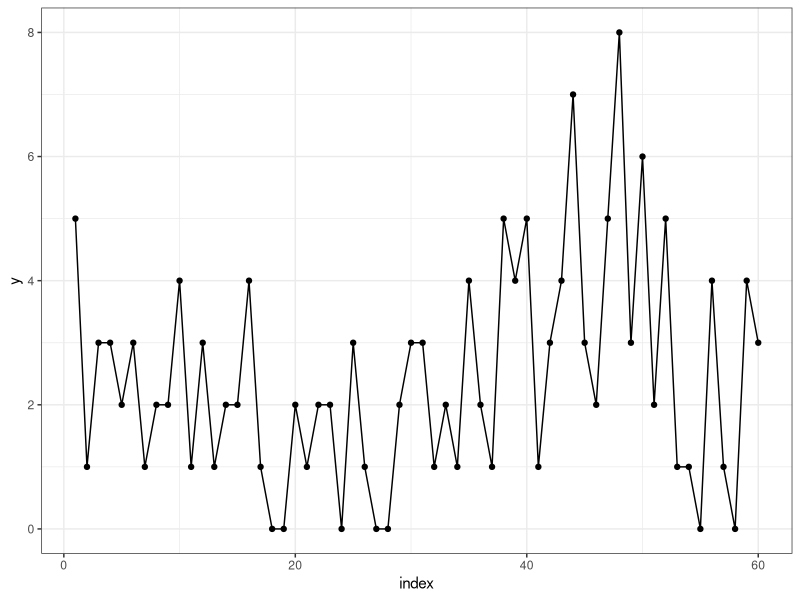
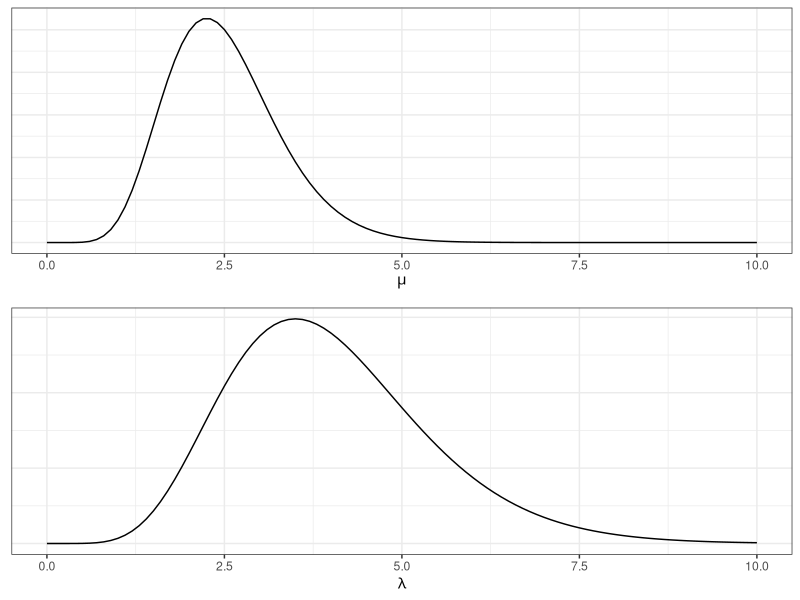
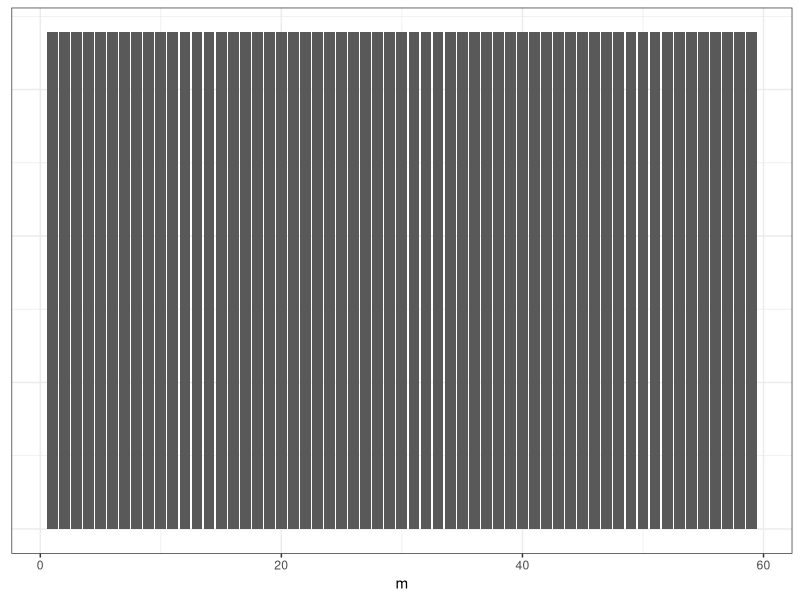
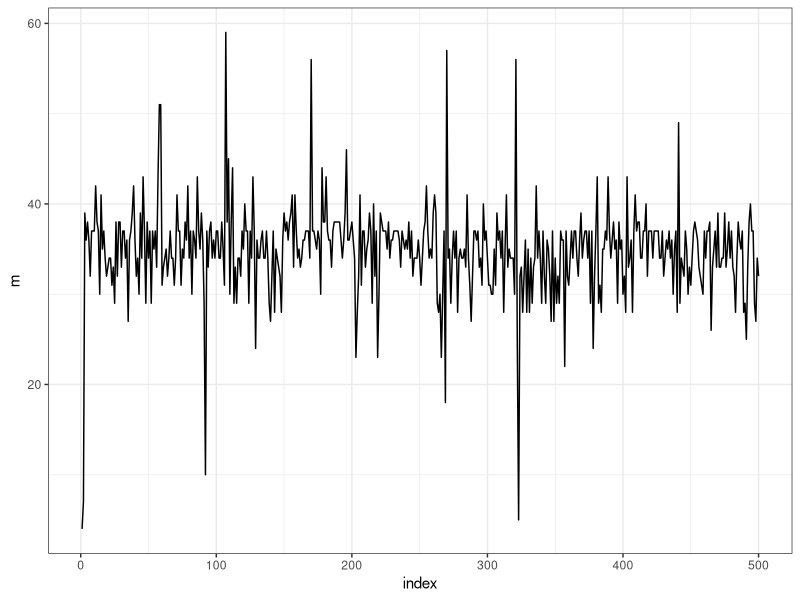
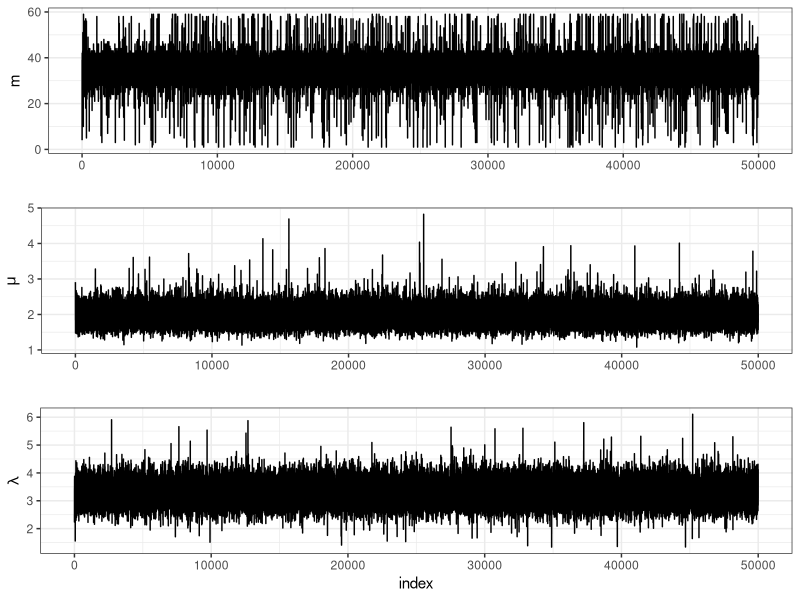
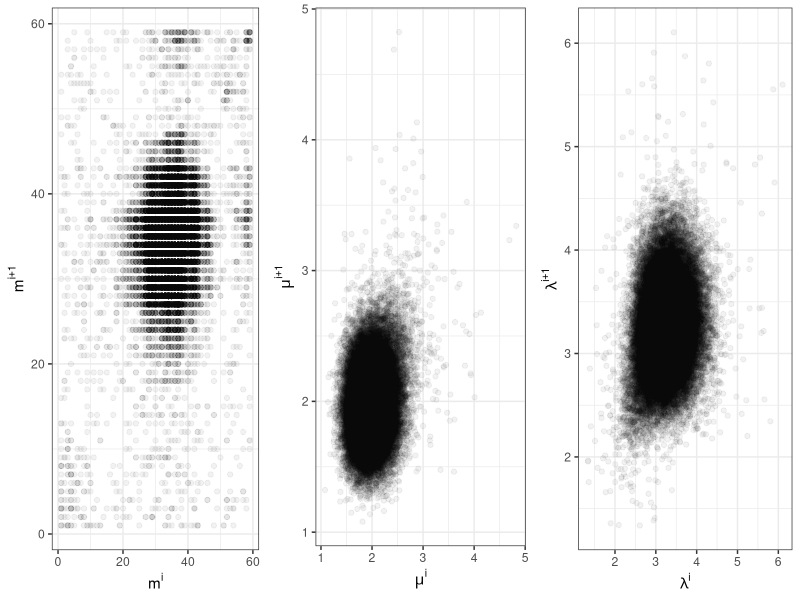
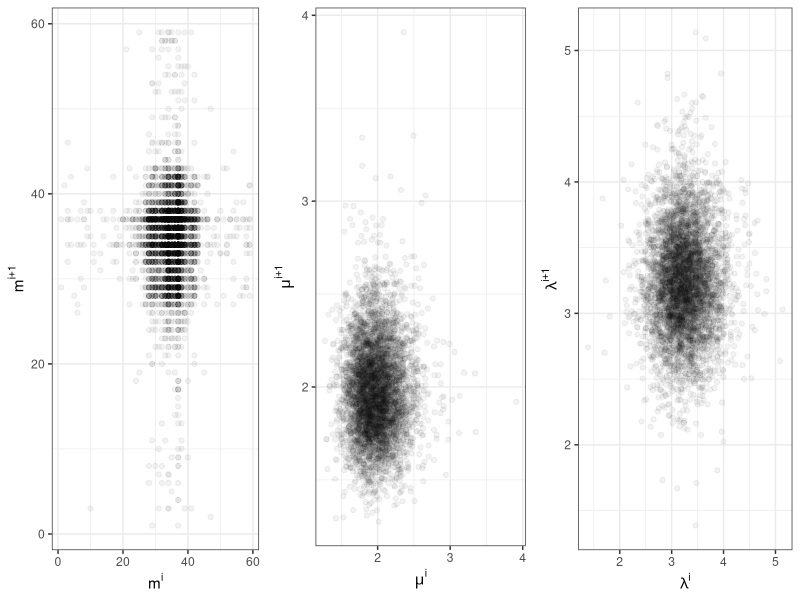
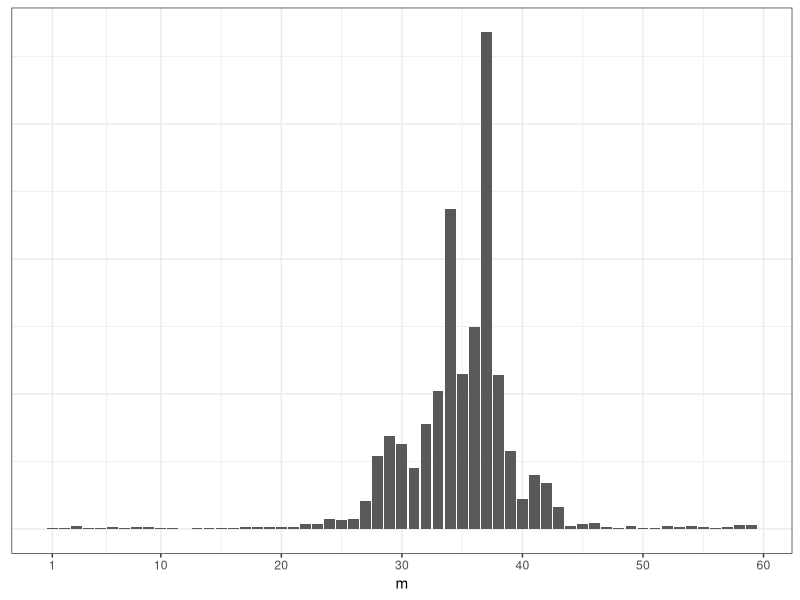

These figures' R source, in order: (Note: a time limit stopped this script after it produced the figures.)
## ---- chunk 1
knitr::opts_chunk$set(message = FALSE, fig.align = "center")

library(tidyverse)
## ---- chunk 2
n <- 60
m <- 38
mu <- 2
lambda <- 4
## ---- chunk 3
set.seed(47)
y_mu <- rpois(m, lambda = mu)
y_lambda <- rpois(n - m, lambda = lambda)
y <- c(y_mu, y_lambda)
df <- data.frame(t = 1:n,
                 y = y,
                 rate = rep(c("mu", "lambda"), c(m, n - m)))
ggplot(df, aes(x = t, y = y)) +
  geom_point() + geom_line() +
  theme_bw() + labs(x = "index")
## ---- chunk 4
library(gridExtra)
alpha <- 10
beta <- 4
p1 <- ggplot(data.frame(x = c(0, 10)), aes(x)) +
  stat_function(fun = dgamma, 
                args = list(shape = alpha, rate = beta)) +
  labs(x = expression(mu), y = "") +
  theme_bw() +
  theme(axis.title.y = element_blank(),
        axis.text.y = element_blank(),
        axis.ticks.y = element_blank())
nu <- 8
phi <- 2
p2 <- ggplot(data.frame(x = c(0, 10)), aes(x)) +
  stat_function(fun = dgamma, 
                args = list(shape = nu, rate = phi)) +
  labs(x = expression(lambda), y = "") +
  theme_bw() +
  theme(axis.title.y = element_blank(),
        axis.text.y = element_blank(),
        axis.ticks.y = element_blank())
grid.arrange(p1, p2, ncol = 1)
## ---- chunk 5
ggplot(data.frame(x = 1:(n-1),
                  y = rep(1/(n-1), n - 1)), aes(x, y)) +
  geom_col() +
  labs(x = "m", y = "") +
  theme_bw() +
  theme(axis.title.y = element_blank(),
        axis.text.y = element_blank(),
        axis.ticks.y = element_blank())
## ---- chunk 6
it <- 50000
post_samples <- matrix(rep(NA, it * 3), ncol = 3)
colnames(post_samples) <- c("mu", "lambda", "m")
m_j <- 2 # initialize m
for (j in 1:it) {
  # sample mu
  mu_j      <- rgamma(1, alpha + sum(y[1:m_j]), beta + m_j)
  # sample lambda
  lambda_j  <- rgamma(1, nu + sum(y[(m_j+1):n]), phi + (n - m_j))
  # sample m
  m_vec <- rep(NA, n - 1)
  for (k in 1:(n - 1)) {
    m_vec[k] <-  mu_j^(alpha + sum(y[1:k]) - 1) *
      exp(-(beta + k) * mu_j) *
      lambda_j^(nu + sum(y[(k+1):n]) - 1) *
      exp(-(phi + n - k) * lambda_j)
  }
  p <- m_vec/sum(m_vec)
  m_j <- sample(1:(n - 1), size = 1, prob = p)
  # store results
  post_samples[j, "mu"]     <- mu_j
  post_samples[j, "lambda"] <- lambda_j
  post_samples[j, "m"]      <- m_j
}
## ---- chunk 7
df <- data.frame(post_samples) %>%
  mutate(index = 1:it)
ggplot(slice(df, 1:500), aes(x = index, y = m)) +
  geom_line() +
  theme_bw()
## ---- chunk 8
p1 <- ggplot(df, aes(x = index, y = m)) +
  geom_line() +
  labs(x = "") +
  theme_bw()
p2 <- ggplot(df, aes(x = index, y = mu)) +
  geom_line() +
  labs(y = expression(mu), x = "") +
  theme_bw()
p3 <- ggplot(df, aes(x = index, y = lambda)) +
  geom_line() +
  labs(y = expression(lambda)) +
  theme_bw()
grid.arrange(p1, p2, p3, ncol = 1)
## ---- chunk 9
# m serial dependence
df_m <- data.frame(theta        = df$m[1:(nrow(df) - 1)],
                   theta_plus_1 = df$m[2:nrow(df)])
p_m <- ggplot(df_m, aes(x = theta, y = theta_plus_1)) +
  geom_point(alpha = .05) +
  labs(x = expression(m^{i}),
       y = expression(m^{i+1})) +
  theme_bw()

# mu serial dependence
df_mu <- data.frame(theta        = df$mu[1:(nrow(df) - 1)],
                    theta_plus_1 = df$mu[2:nrow(df)])
p_mu <- ggplot(df_mu, aes(x = theta, y = theta_plus_1)) +
  geom_point(alpha = .05) +
  labs(x = expression(mu^{i}),
       y = expression(mu^{i+1})) +
  theme_bw()

# lambda serial dependence
df_lambda <- data.frame(theta        = df$lambda[1:(nrow(df) - 1)],
                        theta_plus_1 = df$lambda[2:nrow(df)])
p_lambda <- ggplot(df_lambda, aes(x = theta, y = theta_plus_1)) +
  geom_point(alpha = .05) +
  labs(x = expression(lambda^{i}),
       y = expression(lambda^{i+1})) +
  theme_bw()

grid.arrange(p_m, p_mu, p_lambda, ncol = 3)
## ---- chunk 10
df <- df %>%
  slice(seq(from = 1, to = nrow(df), by = 10))
## ---- chunk 11
# m serial dependence
df_m <- data.frame(theta        = df$m[1:(nrow(df) - 1)],
                   theta_plus_1 = df$m[2:nrow(df)])
p_m <- ggplot(df_m, aes(x = theta, y = theta_plus_1)) +
  geom_point(alpha = .05) +
  labs(x = expression(m^{i}),
       y = expression(m^{i+1})) +
  theme_bw()

# mu serial dependence
df_mu <- data.frame(theta        = df$mu[1:(nrow(df) - 1)],
                    theta_plus_1 = df$mu[2:nrow(df)])
p_mu <- ggplot(df_mu, aes(x = theta, y = theta_plus_1)) +
  geom_point(alpha = .05) +
  labs(x = expression(mu^{i}),
       y = expression(mu^{i+1})) +
  theme_bw()

# lambda serial dependence
df_lambda <- data.frame(theta        = df$lambda[1:(nrow(df) - 1)],
                        theta_plus_1 = df$lambda[2:nrow(df)])
p_lambda <- ggplot(df_lambda, aes(x = theta, y = theta_plus_1)) +
  geom_point(alpha = .05) +
  labs(x = expression(lambda^{i}),
       y = expression(lambda^{i+1})) +
  theme_bw()

grid.arrange(p_m, p_mu, p_lambda, ncol = 3)
## ---- chunk 12
ggplot(df, aes(x = m)) +
  geom_bar() +
  labs(x = "m", y = "") +
  theme_bw() +
  theme(axis.title.y = element_blank(),
        axis.text.y = element_blank(),
        axis.ticks.y = element_blank()) +
  scale_x_continuous(breaks = c(1, 10, 20, 30, 40, 50, 60))
## ---- chunk 13
set.seed(497)
y_mu <- rpois(m, lambda = mu)
y_lambda <- rpois(n - m, lambda = lambda)
y <- c(y_mu, y_lambda)
alpha <- 10
beta <- 4
nu <- 8
phi <- 2
it <- 50000
post_samples <- matrix(rep(NA, it * 3), ncol = 3)
colnames(post_samples) <- c("mu", "lambda", "m")
m_j <- 2 # initialize m
for (j in 1:it) {
  # sample mu
  mu_j      <- rgamma(1, alpha + sum(y[1:m_j]), beta + m_j)
  # sample lambda
  lambda_j  <- rgamma(1, nu + sum(y[(m_j+1):n]), phi + (n - m_j))
  # sample m
  m_vec <- rep(NA, n - 1)
  for (k in 1:(n - 1)) {
    m_vec[k] <-  mu_j^(alpha + sum(y[1:k]) - 1) *
      exp(-(beta + k) * mu_j) *
      lambda_j^(nu + sum(y[(k+1):n]) - 1) *
      exp(-(phi + n - k) * lambda_j)
  }
  p <- m_vec/sum(m_vec)
  m_j <- sample(1:(n - 1), size = 1, prob = p)
  # store results
  post_samples[j, "mu"]     <- mu_j
  post_samples[j, "lambda"] <- lambda_j
  post_samples[j, "m"]      <- m_j
}
df <- data.frame(post_samples) %>%
  mutate(index = 1:it) %>%
  slice(seq(from = 1, to = nrow(df), by = 10))
ggplot(df, aes(x = m)) +
  geom_bar() +
  labs(x = "m", y = "") +
  theme_bw() +
  theme(axis.title.y = element_blank(),
        axis.text.y = element_blank(),
        axis.ticks.y = element_blank()) +
  scale_x_continuous(breaks = c(1, 10, 20, 30, 40, 50, 60))
